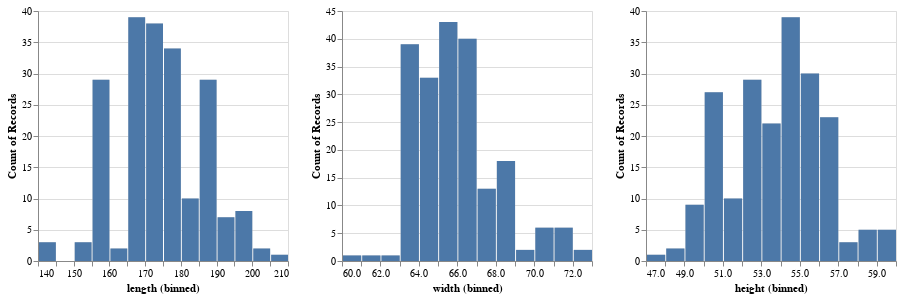

Notebook source saved alongside this figure:
### Markdown cell above
Layer the charts & repeat

### Code cell
# layer the charts & repeat
alt.layer(
    background,
    highlight,
    data=df
).repeat(column=["length", "width", "height"])

### Figure 1 — Vega-Lite specification as saved in the notebook (floating-point values rounded to 4 significant figures; data arrays with more than 128 entries replaced by an {"elided": "..."} marker saying what was removed)
{"config": {"view": {"continuousWidth": 400, "continuousHeight": 300}}, "repeat": {"column": ["length", "width", "height"]}, "spec": {"layer": [{"mark": "bar", "encoding": {"color": {"value": "lightgrey"}, "x": {"bin": {"maxbins": 20}, "field": {"repeat": "column"}, "type": "quantitative"}, "y": {"aggregate": "count", "type": "quantitative"}}, "height": 250, "selection": {"selector002": {"type": "interval", "encodings": ["x"]}}, "width": 250}, {"mark": "bar", "encoding": {"x": {"bin": {"maxbins": 20}, "field": {"repeat": "column"}, "type": "quantitative"}, "y": {"aggregate": "count", "type": "quantitative"}}, "height": 250, "transform": [{"filter": {"selection": "selector002"}}], "width": 250}], "data": {"name": "data-387f081f80cceeb89d7db8f93752da3d"}}, "$schema": "https://vega.github.io/schema/vega-lite/v4.17.0.json", "datasets": {"data-387f081f80cceeb89d7db8f93752da3d": {"elided": "205 records"}}}
